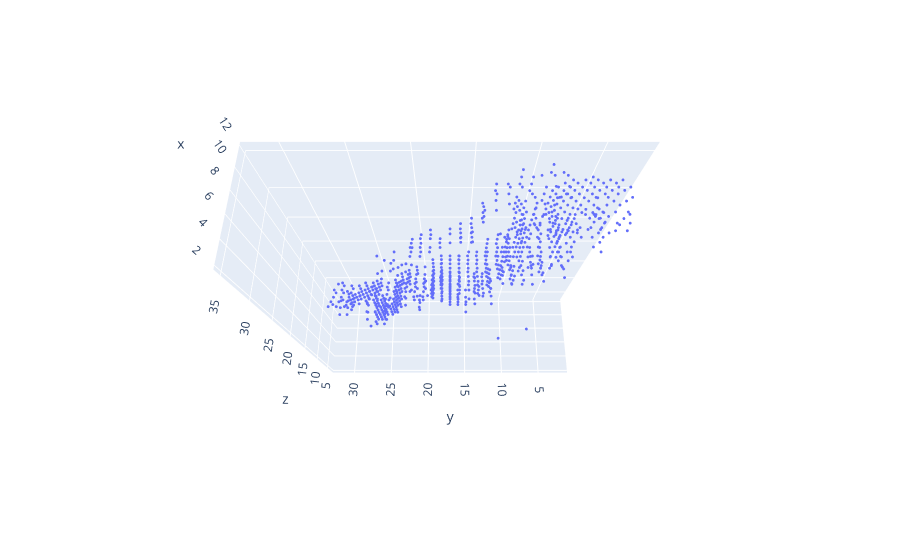

Source (notebook cell):
### Code cell
# Draws last volume in the brochette
cld.draw(list(SPAM_vols.values())[-1], th_min=0.3)

### Figure 1 — Plotly figure (JSON) as saved in the notebook; plotly's stock layout.template omitted (floating-point values rounded to 4 significant figures; data arrays with more than 128 entries replaced by an {"elided": "..."} marker saying what was removed)
{"data": [{"marker": {"opacity": 1, "size": 1}, "mode": "markers", "type": "scatter3d", "x": {"elided": "879 int values"}, "y": {"elided": "879 int values"}, "z": {"elided": "879 int values"}}], "layout": {"legend": {"itemsizing": "constant"}, "scene": {"aspectmode": "data", "camera": {"eye": {"x": -0.8, "y": 0, "z": 2}}}, "title": {"text": ""}}}
